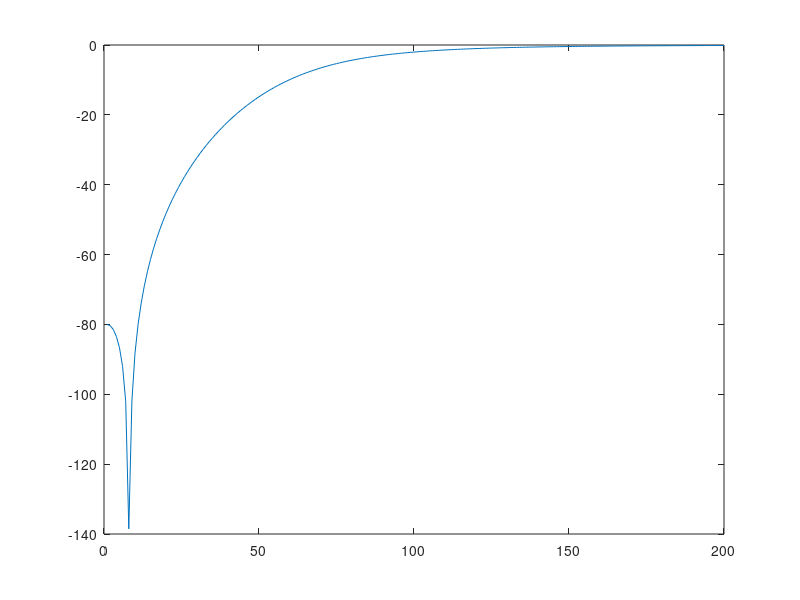

Here is the MATLAB script that generated this plot:
pkg load signal

clc

format long;

N = 3000;
cut = 2200;

testSignal =[zeros(1,N), 1, zeros(1,N)];

sf = 500*2000/2048;
sf2 = sf/2;
[b,a] = pei_tseng_notch(50/sf2, 2.5/sf2);
filtered = filtfilt(b, a, testSignal);
b
a

[b,a] = cheby2(2, 40, 0.1/sf2, "high");
filtered = filtfilt(b, a, filtered);
b
a

taps = filtered(N-cut:N+cut+2);
m = abs(fft(taps,48800));
20*log10(m(1))
plot(20*log10(m(1:200)))
